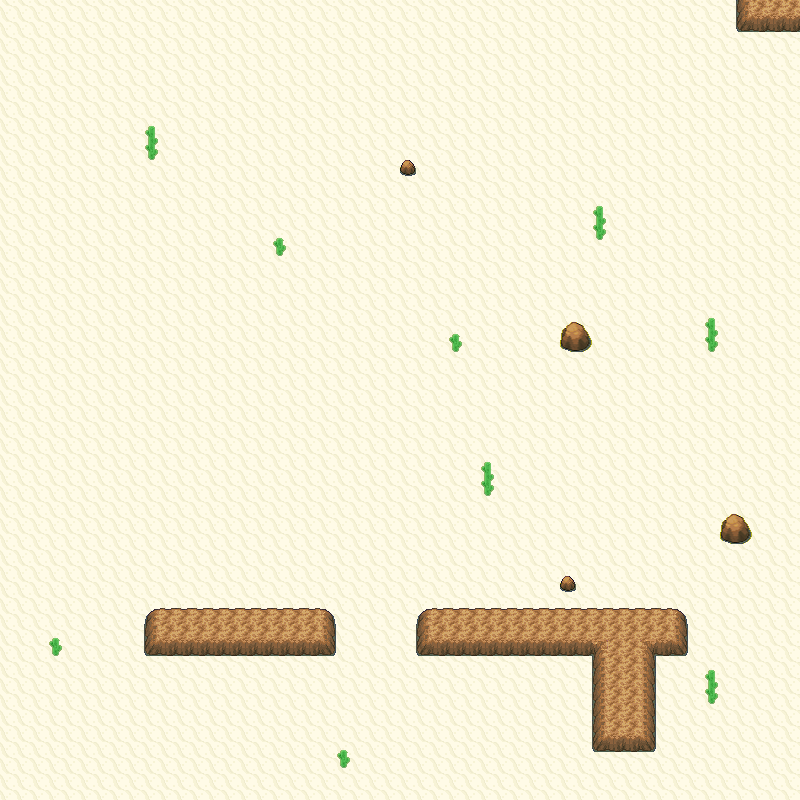

The image is a tile-based game level rendered from a .tmx file. Its description and source (layers, tilesets, objects; grid data summarised) follow:
An orthogonal 50x50 tile map with 16x16 px tiles, 4 tile layers (Grass, Walkable, Collisions, WalkBehind), 3 tilesets.

<map version="1.0" orientation="orthogonal" width="50" height="50" tilewidth="16" tileheight="16">
<properties>
 <property name="dayPokemonChances" value="Cacnea,20;Baltoy,20;Claydol,10;Cacturne,20;Sandshrew,10;Sandslash,20;" />
 <property name="dayPokemonLevels" value="35-35;35-35;65-65;65-65;35-35;65-65;" />
 <property name="fishPokemonChances" value="" />
  <property name="fishPokemonLevels" value="" />
 <property name="nightPokemonChances" value="Cacnea,20;Baltoy,20;Claydol,10;Cacturne,20;Sandshrew,10;Sandslash,20;" />
 <property name="nightPokemonLevels" value="35-35;35-35;65-65;65-65;35-35;65-65;" />
  <property name="pvp" value="yes" />
 <property name="waterPokemonChances" value="" />
  <property name="waterPokemonLevels" value="" />
 <property name="wildProbability" value="4" />
  <property name="xOffsetModifier" value="0" />
 <property name="yOffsetModifier" value="0" />
</properties>
 <tileset firstgid="1" source="Cliffs01.tsx" />
 <tileset firstgid="231" source="SinnohInteriorSet1.tsx" />
 <tileset firstgid="2599" source="Orre Tileset 1.tsx" />
 <layer name="Grass" width="50" height="50">
  <data>[2500 cells, 2500 non-empty, 5 distinct tile ids]</data>
 </layer>
 <layer name="Walkable" width="50" height="50">
  <data>[2500 cells, 0 non-empty, 0 distinct tile ids]</data>
 </layer>
 <layer name="Collisions" width="50" height="50">
  <data>[2500 cells, 139 non-empty, 18 distinct tile ids]</data>
 </layer>
 <layer name="WalkBehind" width="50" height="50">
  <data>[2500 cells, 13 non-empty, 2 distinct tile ids]</data>
 </layer>
</map>
